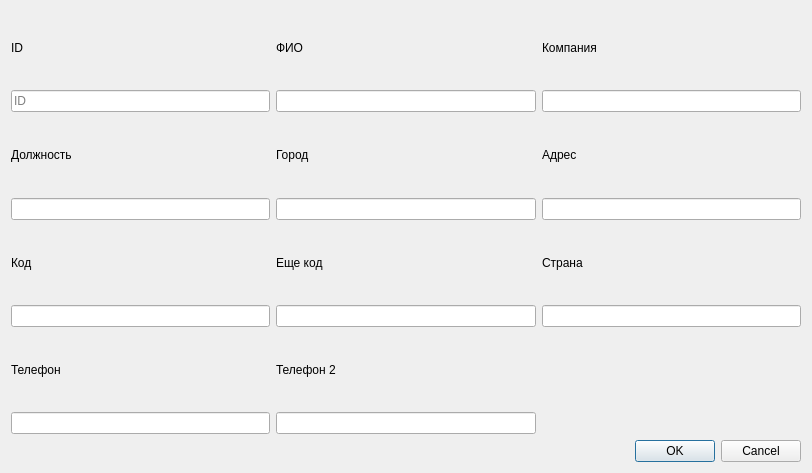
<?xml version="1.0" encoding="UTF-8"?>
<ui version="4.0">
 <class>Dialog</class>
 <widget class="QDialog" name="Dialog">
  <property name="geometry">
   <rect>
    <x>0</x>
    <y>0</y>
    <width>812</width>
    <height>473</height>
   </rect>
  </property>
  <property name="windowTitle">
   <string>Dialog</string>
  </property>
  <layout class="QGridLayout" name="gridLayout">
   <item row="3" column="0">
    <widget class="QLineEdit" name="lineEdit_4_position"/>
   </item>
   <item row="1" column="2">
    <widget class="QLineEdit" name="lineEdit_3_comp"/>
   </item>
   <item row="2" column="2">
    <widget class="QLabel" name="label_6_address">
     <property name="text">
      <string>Адрес</string>
     </property>
    </widget>
   </item>
   <item row="8" column="2">
    <widget class="QDialogButtonBox" name="buttonBox">
     <property name="standardButtons">
      <set>QDialogButtonBox::Cancel|QDialogButtonBox::Ok</set>
     </property>
    </widget>
   </item>
   <item row="5" column="1">
    <widget class="QLineEdit" name="lineEdit_8_code2"/>
   </item>
   <item row="1" column="1">
    <widget class="QLineEdit" name="lineEdit_2_fio"/>
   </item>
   <item row="4" column="0">
    <widget class="QLabel" name="label_7_code1">
     <property name="text">
      <string>Код</string>
     </property>
    </widget>
   </item>
   <item row="2" column="0">
    <widget class="QLabel" name="label_4_position">
     <property name="text">
      <string>Должность</string>
     </property>
    </widget>
   </item>
   <item row="5" column="2">
    <widget class="QLineEdit" name="lineEdit_9_country"/>
   </item>
   <item row="2" column="1">
    <widget class="QLabel" name="label_5_city">
     <property name="text">
      <string>Город</string>
     </property>
    </widget>
   </item>
   <item row="7" column="0">
    <widget class="QLineEdit" name="lineEdit_10_phone1"/>
   </item>
   <item row="5" column="0">
    <widget class="QLineEdit" name="lineEdit_7_code1"/>
   </item>
   <item row="7" column="1">
    <widget class="QLineEdit" name="lineEdit_11_phone2"/>
   </item>
   <item row="0" column="0">
    <widget class="QLabel" name="label_ID">
     <property name="text">
      <string>ID</string>
     </property>
    </widget>
   </item>
   <item row="4" column="1">
    <widget class="QLabel" name="label_8_code2">
     <property name="text">
      <string>Еще код</string>
     </property>
    </widget>
   </item>
   <item row="4" column="2">
    <widget class="QLabel" name="label_9_country">
     <property name="text">
      <string>Страна</string>
     </property>
    </widget>
   </item>
   <item row="0" column="2">
    <widget class="QLabel" name="label_3_comp">
     <property name="text">
      <string>Компания</string>
     </property>
    </widget>
   </item>
   <item row="1" column="0">
    <widget class="QLineEdit" name="lineEdit_ID">
     <property name="readOnly">
      <bool>true</bool>
     </property>
     <property name="placeholderText">
      <string>ID</string>
     </property>
    </widget>
   </item>
   <item row="0" column="1">
    <widget class="QLabel" name="label_2_fio">
     <property name="text">
      <string>ФИО</string>
     </property>
    </widget>
   </item>
   <item row="3" column="2">
    <widget class="QLineEdit" name="lineEdit_6_address"/>
   </item>
   <item row="3" column="1">
    <widget class="QLineEdit" name="lineEdit_5_city"/>
   </item>
   <item row="6" column="0">
    <widget class="QLabel" name="label_10_phone1">
     <property name="text">
      <string>Телефон</string>
     </property>
    </widget>
   </item>
   <item row="6" column="1">
    <widget class="QLabel" name="label_11_phone2">
     <property name="text">
      <string>Телефон 2</string>
     </property>
    </widget>
   </item>
  </layout>
 </widget>
 <resources/>
 <connections>
  <connection>
   <sender>buttonBox</sender>
   <signal>accepted()</signal>
   <receiver>Dialog</receiver>
   <slot>accept()</slot>
   <hints>
    <hint type="sourcelabel">
     <x>712</x>
     <y>445</y>
    </hint>
    <hint type="destinationlabel">
     <x>699</x>
     <y>407</y>
    </hint>
   </hints>
  </connection>
  <connection>
   <sender>buttonBox</sender>
   <signal>rejected()</signal>
   <receiver>Dialog</receiver>
   <slot>reject()</slot>
   <hints>
    <hint type="sourcelabel">
     <x>774</x>
     <y>449</y>
    </hint>
    <hint type="destinationlabel">
     <x>744</x>
     <y>378</y>
    </hint>
   </hints>
  </connection>
 </connections>
</ui>
